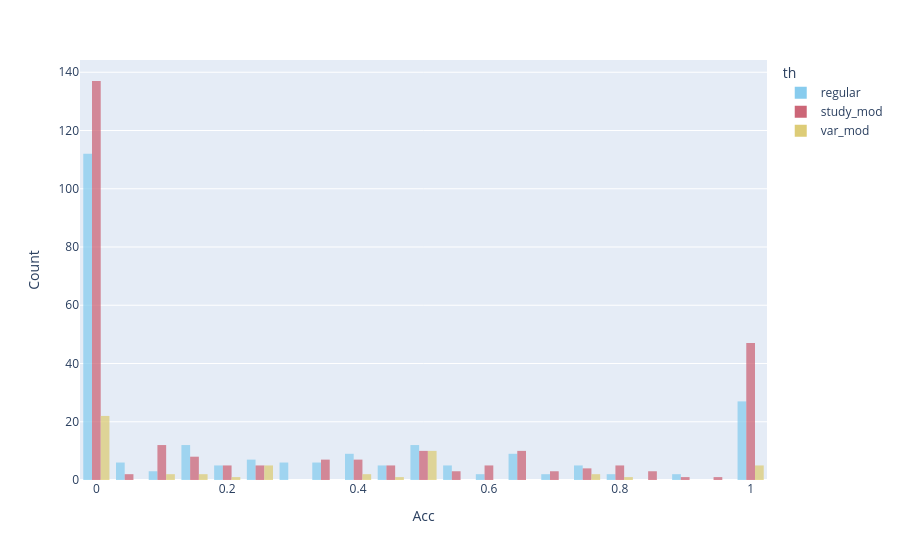

Notebook cell for this chart:
### Code cell
color_palette = px.colors.qualitative.Safe
fig = px.histogram(DATA_VIS, x="acc", histnorm="", nbins=30, color="th",
                   color_discrete_sequence=color_palette, opacity=0.75)
fig.update_layout(barmode='group', yaxis_title="Count", xaxis_title="Acc")
fig.write_image("../visualisations/llm_hist_acc.pdf", format='pdf')
fig.show()

### Figure 1 — Plotly figure (JSON) as saved in the notebook; plotly's stock layout.template omitted (floating-point values rounded to 4 significant figures; data arrays with more than 128 entries replaced by an {"elided": "..."} marker saying what was removed)
{"data": [{"alignmentgroup": "True", "bingroup": "x", "histnorm": "", "hovertemplate": "th=regular<br>acc=%{x}<br>=%{y}<extra></extra>", "legendgroup": "regular", "marker": {"color": "rgb(136, 204, 238)", "opacity": 0.75, "pattern": {"shape": ""}}, "name": "regular", "nbinsx": 30, "offsetgroup": "regular", "orientation": "v", "showlegend": true, "type": "histogram", "x": {"elided": "243 mixed values"}, "xaxis": "x", "yaxis": "y"}, {"alignmentgroup": "True", "bingroup": "x", "histnorm": "", "hovertemplate": "th=study_mod<br>acc=%{x}<br>=%{y}<extra></extra>", "legendgroup": "study_mod", "marker": {"color": "rgb(204, 102, 119)", "opacity": 0.75, "pattern": {"shape": ""}}, "name": "study_mod", "nbinsx": 30, "offsetgroup": "study_mod", "orientation": "v", "showlegend": true, "type": "histogram", "x": {"elided": "290 mixed values"}, "xaxis": "x", "yaxis": "y"}, {"alignmentgroup": "True", "bingroup": "x", "histnorm": "", "hovertemplate": "th=var_mod<br>acc=%{x}<br>=%{y}<extra></extra>", "legendgroup": "var_mod", "marker": {"color": "rgb(221, 204, 119)", "opacity": 0.75, "pattern": {"shape": ""}}, "name": "var_mod", "nbinsx": 30, "offsetgroup": "var_mod", "orientation": "v", "showlegend": true, "type": "histogram", "x": [0.5, 0, 0, 0, 0, 0, 0, "N/A", 0, 0, 0.1429, 0, 0.1429, 0, 0.7778, 0, 0.1111, 0, 0.09091, 0, 1, 0, 0, 0, 0, "N/A", "N/A", 1, 0.5, 0.5, 0, 1, 0.25, 0.5, 0.5, 0.75, 0.4167, 0.25, 0.75, 0.25, 0.5, 0.4167, 0.4583, 0.5, 1, 0, 0.5, 0.5, 0.5, 0, 0, 0.2353, 1, 0, 0.25, 0.1765, "N/A", "N/A", "N/A", "N/A"], "xaxis": "x", "yaxis": "y"}], "layout": {"barmode": "group", "legend": {"title": {"text": "th"}, "tracegroupgap": 0}, "margin": {"t": 60}, "xaxis": {"anchor": "y", "domain": [0, 1], "title": {"text": "Acc"}}, "yaxis": {"anchor": "x", "domain": [0, 1], "title": {"text": "Count"}}}}
